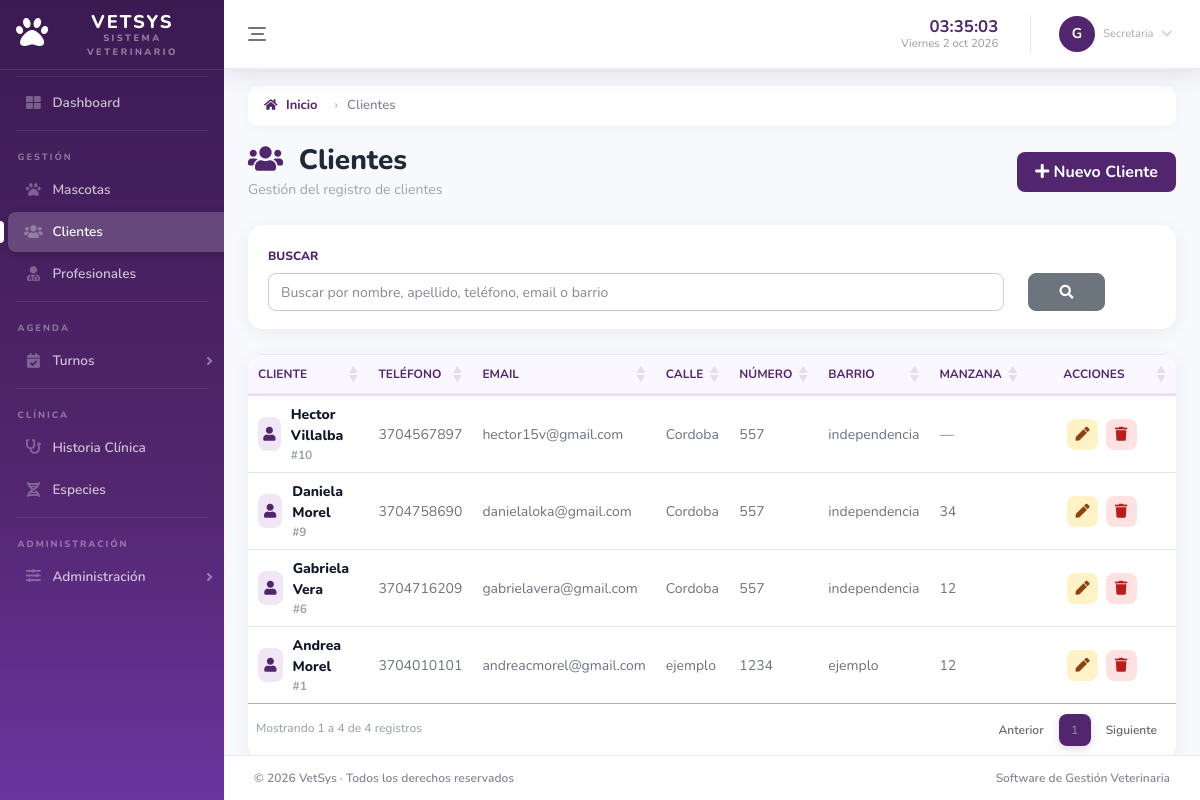
The page /modules/clients/index.php (signed in) on the database as committed earlier.
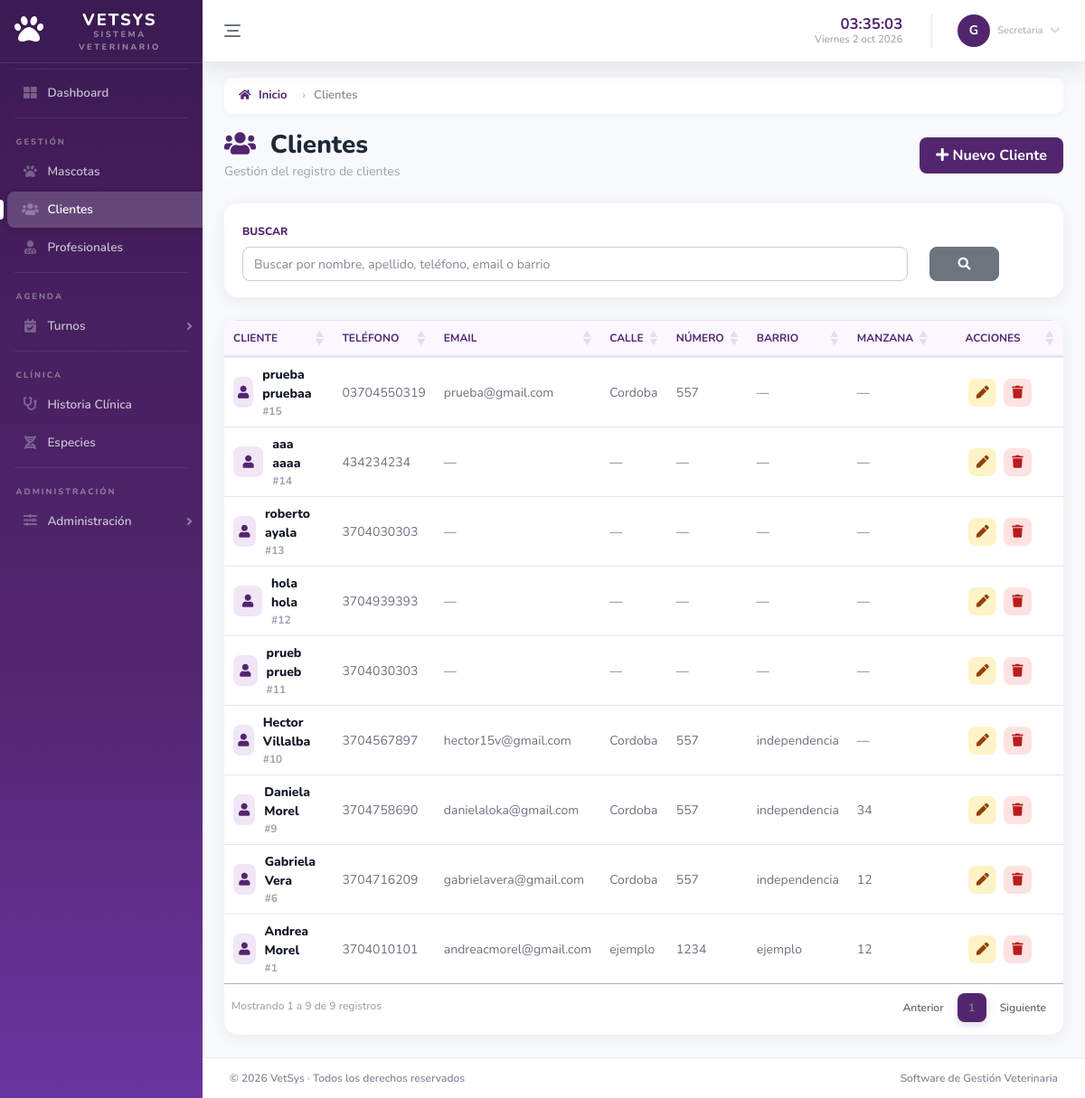
The same page on the database as committed later.
### tables this page shows
CREATE TABLE `cliente` (
  `id_cliente` int NOT NULL AUTO_INCREMENT,
  `id_persona` int NOT NULL,
  `activo` tinyint DEFAULT '1',
  PRIMARY KEY (`id_cliente`),
  KEY `id_persona` (`id_persona`),
  CONSTRAINT `cliente_ibfk_1` FOREIGN KEY (`id_persona`) REFERENCES `persona` (`id_persona`)
);

CREATE TABLE `persona` (
  `id_persona` int NOT NULL AUTO_INCREMENT,
  `nombre_persona` varchar(100) NOT NULL,
  `apellido_persona` varchar(100) NOT NULL,
  `telefono` varchar(30) DEFAULT NULL,
  `email` varchar(100) DEFAULT NULL,
  `activo` tinyint DEFAULT '1',
  PRIMARY KEY (`id_persona`)
);

CREATE TABLE `domicilio` (
  `id_domicilio` int NOT NULL AUTO_INCREMENT,
  `barrio` varchar(100) DEFAULT NULL,
  `calle` varchar(100) DEFAULT NULL,
  `numero_calle` varchar(20) DEFAULT NULL,
  `manzana` varchar(50) DEFAULT NULL,
  `id_cliente` int DEFAULT NULL,
  `id_profesional` int DEFAULT NULL,
  `activo` tinyint DEFAULT '1',
  PRIMARY KEY (`id_domicilio`),
  KEY `id_cliente` (`id_cliente`),
  KEY `fk_domicilio_profesional` (`id_profesional`),
  CONSTRAINT `domicilio_ibfk_1` FOREIGN KEY (`id_cliente`) REFERENCES `cliente` (`id_cliente`),
  CONSTRAINT `fk_domicilio_profesional` FOREIGN KEY (`id_profesional`) REFERENCES `profesional` (`id_profesional`)
);

### modules/clients/controllers/clientController.php (called while the page is built, shortened)
<?php
require_once __DIR__ . '/../models/clientModel.php';
class ClientController{
    private $model;
    public function __construct($conexion){
        $this->model = new ClientModel($conexion);
    }
    public function index(){
    $buscar = trim($_GET['buscar'] ?? '');
    $clientes = $this->model->getAll($buscar);
    require_once __DIR__ . '/../views/index.php';
    }
}

### modules/clients/index.php (called while the page is built, shortened)
<?php
require_once '../../app/validateRoute.php';
require_once 'controllers/clientController.php';
$controller = new ClientController($conexion);
$controller->index();

### modules/clients/models/clientModel.php (called while the page is built, shortened)
<?php
class ClientModel{
    private $conexion;
    public function __construct($conexion){
        $this->conexion = $conexion;
    }
    public function getAll($buscar = ''){
    $where = "WHERE c.activo = 1";
    return $this->conexion->query("
        SELECT c.id_cliente,p.nombre_persona,p.apellido_persona,p.telefono,p.email,
            d.calle,d.numero_calle,d.barrio,d.manzana
        FROM cliente c
        INNER JOIN persona p ON c.id_persona = p.id_persona
        LEFT JOIN domicilio d ON d.id_cliente = c.id_cliente
        $where
        ORDER BY c.id_cliente DESC
    ");
    }
}

### modules/clients/views/index.php (the view, shortened to what the changed rows need)
<?php
require_once '../../app/menu.php';
?>
<!DOCTYPE html>
<html lang="es">
<head>
    <link href="../../vendor/fontawesome-free/css/all.min.css" rel="stylesheet">
    <link href="../../css/sb-admin-2.min.css" rel="stylesheet">
    <link href="../../css/indexclient.css" rel="stylesheet">
    <link rel="stylesheet" href="https://cdn.datatables.net/1.13.8/css/jquery.dataTables.min.css">
    <link rel="stylesheet" href="https://cdn.datatables.net/buttons/2.4.2/css/buttons.dataTables.min.css">
</head>
<body>
<div class="container-fluid">
    <div class="d-flex justify-content-between align-items-center flex-wrap mb-4">
        <div>
            <h1 class="h3 page-title">
                <i class="fas fa-users mr-2"></i> Clientes
            </h1>
        </div>
    </div>
    <div class="table-card">
        <div class="table-responsive">
            <table class="table table-hover" width="100%" id="tablaClientes">
                <thead>
                    <tr>
                        <th>Cliente</th>
                        <th>Teléfono</th>
                        <th>Email</th>
                        <th>Calle</th>
                        <th>Número</th>
                        <th>Barrio</th>
                        <th>Manzana</th>
                        <th class="text-center" style="width:120px;">Acciones</th>
                    </tr>
                </thead>
                <tbody>
                    <?php
                    if ($clientes->num_rows > 0) {
                        while ($row = $clientes->fetch_object()) {
                    ?>
                            <tr>
                                <td>
                                    <div class="d-flex align-items-center">
                                        <span class="cliente-icon">
                                            <i class="fas fa-user"></i>
                                        </span>
                                        <div>
                                            <div class="cliente-name">
                                                <?= htmlspecialchars($row->nombre_persona . ' ' . $row->apellido_persona) ?>
                                            </div>
                                            <div class="cliente-id">#<?= $row->id_cliente ?></div>
                                        </div>
                                    </div>
                                </td>
                                <td class="dato-muted">
                                    <?= !empty($row->telefono) ? htmlspecialchars($row->telefono) : '—' ?>
                                </td>
                                <td class="dato-muted">
                                    <?= !empty($row->email) ? htmlspecialchars($row->email) : '—' ?>
                                </td>
                                <td class="dato-muted">
                                    <?= !empty($row->calle) ? htmlspecialchars($row->calle) : '—' ?>
                                </td>
                                <td class="dato-muted">
                                    <?= !empty($row->numero_calle) ? htmlspecialchars($row->numero_calle) : '—' ?>
                                </td>
                                <td class="dato-muted">
                                    <?= !empty($row->barrio) ? htmlspecialchars($row->barrio) : '—' ?>
                                </td>
                                <td class="dato-muted">
                                    <?= !empty($row->manzana) ? ($row->manzana) : '—' ?>
                                </td>
                                <td class="text-center">
                                    <a href="edit.php?id=<?= $row->id_cliente ?>"
                                    class="btn-action btn-edit" title="Modificar">
                                        <i class="fas fa-pen"></i>
                                    </a>
                                    <button class="btn-action btn-delete"
                                        data-toggle="modal"
                                        data-target="#modalEliminarCliente"
                                        data-id="<?= $row->id_cliente ?>"
                                        data-nombre="<?=($row->nombre_persona . ' ' . $row->apellido_persona) ?>">
                                        <i class="fas fa-trash"></i>
                                    </button>
                                </td>
                            </tr>
                        <?php }
                    } ?>
                </tbody>
            </table>
        </div>
    </div>
</div>
</body>
</html>

Rows that differ between the two databases and show on the page:
added cliente: id_persona.apellido_persona "prueba pruebaa", id_cliente "15", id_persona.telefono "03704550319", id_persona.email "prueba@gmail.com", domicilio.calle "Cordoba", domicilio.numero_calle "557"
added cliente: id_persona.apellido_persona "aaa aaaa", id_cliente "14", id_persona.telefono "434234234"
added cliente: id_persona.apellido_persona "roberto ayala", id_cliente "13", id_persona.telefono "3704030303"
added cliente: id_persona.apellido_persona "hola hola", id_cliente "12", id_persona.telefono "3704939393"
added cliente: id_persona.apellido_persona "prueb prueb", id_cliente "11", id_persona.telefono "3704030303"
Other text that changed with them:
text written by a page script: "Mostrando 1 a 4 de 4 registros Anterior 1 Siguiente" → "Mostrando 1 a 9 de 9 registros Anterior 1 Siguiente"
